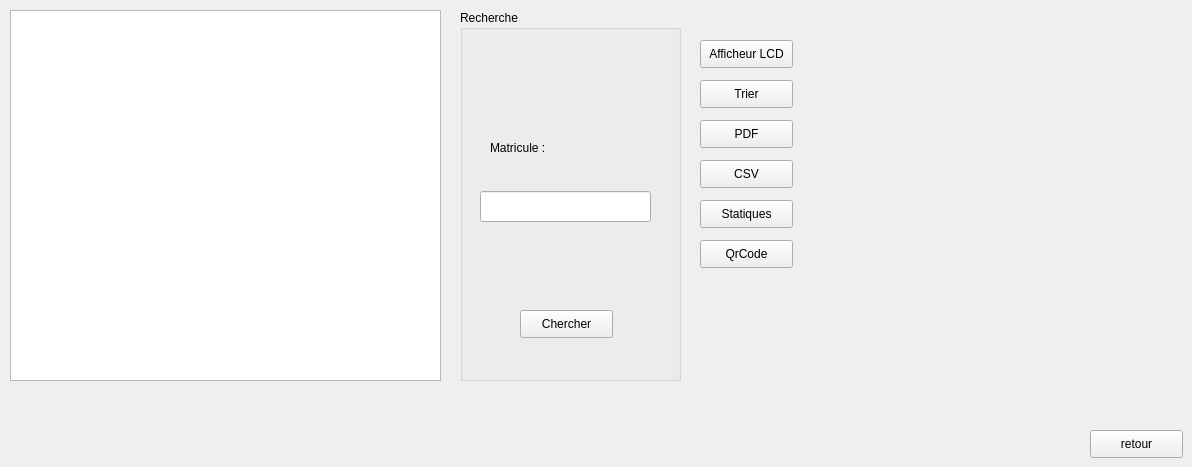
      <widget class="QWidget" name="tab_3">
       <attribute name="title">
        <string>afficher les moy de transport</string>
       </attribute>
       <widget class="QTableView" name="tab_moyen">
        <property name="geometry">
         <rect>
          <x>10</x>
          <y>10</y>
          <width>431</width>
          <height>371</height>
         </rect>
        </property>
       </widget>
       <widget class="QGroupBox" name="groupBox_8">
        <property name="geometry">
         <rect>
          <x>460</x>
          <y>10</y>
          <width>221</width>
          <height>371</height>
         </rect>
        </property>
        <property name="title">
         <string>Recherche</string>
        </property>
        <widget class="QLineEdit" name="line_recherche">
         <property name="geometry">
          <rect>
           <x>20</x>
           <y>181</y>
           <width>171</width>
           <height>31</height>
          </rect>
         </property>
        </widget>
        <widget class="QLabel" name="label_40">
         <property name="geometry">
          <rect>
           <x>30</x>
           <y>130</y>
           <width>61</width>
           <height>16</height>
          </rect>
         </property>
         <property name="text">
          <string>Matricule :</string>
         </property>
        </widget>
        <widget class="QPushButton" name="pb_chercher">
         <property name="geometry">
          <rect>
           <x>60</x>
           <y>300</y>
           <width>93</width>
           <height>28</height>
          </rect>
         </property>
         <property name="text">
          <string>Chercher</string>
         </property>
        </widget>
       </widget>
       <widget class="QPushButton" name="pb_trier">
        <property name="geometry">
         <rect>
          <x>700</x>
          <y>80</y>
          <width>93</width>
          <height>28</height>
         </rect>
        </property>
        <property name="text">
         <string>Trier</string>
        </property>
       </widget>
       <widget class="QPushButton" name="pb_PDF">
        <property name="geometry">
         <rect>
          <x>700</x>
          <y>120</y>
          <width>93</width>
          <height>28</height>
         </rect>
        </property>
        <property name="text">
         <string>PDF</string>
        </property>
       </widget>
       <widget class="QPushButton" name="pb_stat">
        <property name="geometry">
         <rect>
          <x>700</x>
          <y>200</y>
          <width>93</width>
          <height>28</height>
         </rect>
        </property>
        <property name="text">
         <string>Statiques</string>
        </property>
       </widget>
       <widget class="QPushButton" name="pb_CSV">
        <property name="geometry">
         <rect>
          <x>700</x>
          <y>160</y>
          <width>93</width>
          <height>28</height>
         </rect>
        </property>
        <property name="text">
         <string>CSV</string>
        </property>
       </widget>
       <widget class="QPushButton" name="pb_Qrcode">
        <property name="geometry">
         <rect>
          <x>700</x>
          <y>240</y>
          <width>93</width>
          <height>28</height>
         </rect>
        </property>
        <property name="text">
         <string>QrCode</string>
        </property>
       </widget>
       <widget class="QLabel" name="qr">
        <property name="geometry">
         <rect>
          <x>700</x>
          <y>290</y>
          <width>181</width>
          <height>121</height>
         </rect>
        </property>
        <property name="text">
         <string/>
        </property>
       </widget>
       <widget class="QPushButton" name="pbarduino">
        <property name="geometry">
         <rect>
          <x>700</x>
          <y>40</y>
          <width>93</width>
          <height>28</height>
         </rect>
        </property>
        <property name="text">
         <string>Afficheur LCD</string>
        </property>
       </widget>
       <widget class="QPushButton" name="pushButton_10">
        <property name="geometry">
         <rect>
          <x>1090</x>
          <y>430</y>
          <width>93</width>
          <height>28</height>
         </rect>
        </property>
        <property name="text">
         <string>retour</string>
        </property>
       </widget>
      </widget>
